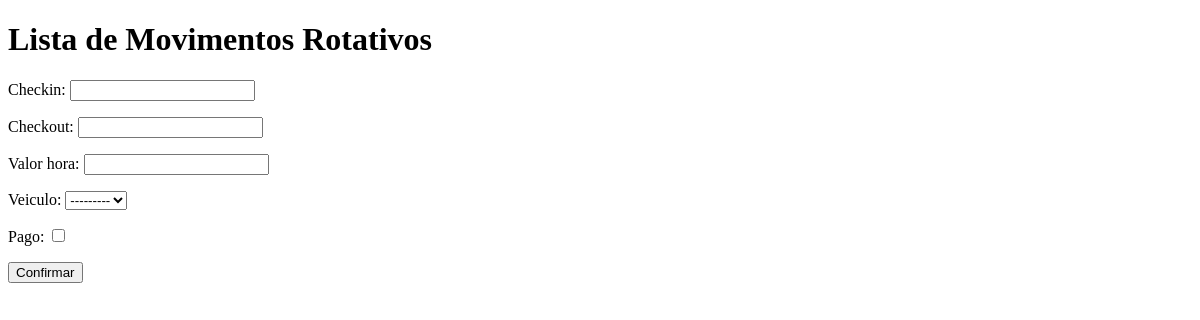
The page /core/mov-rota-list/ on the database as committed earlier.
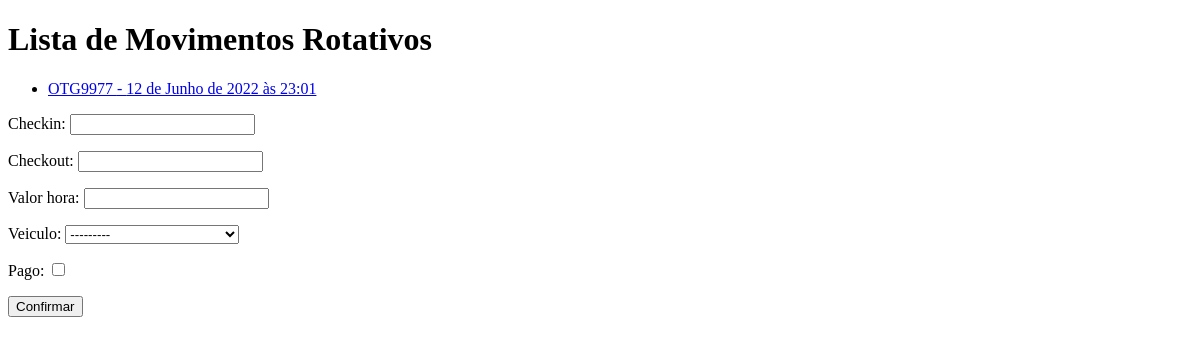
The same page on the database as committed later.
### core/models.py (models this page shows, shortened)
class MovRotativo(models.Model):
    checkin = models.DateTimeField(auto_now=False)
    checkout = models.DateTimeField(auto_now=False, blank=True, null=True)
    valor_hora = models.DecimalField(max_digits=5, decimal_places=2)
    veiculo = models.ForeignKey(Veiculo, on_delete=models.CASCADE)
    pago = models.BooleanField(default=False)

class Veiculo(models.Model):
    marca = models.ForeignKey(Marca, on_delete=models.CASCADE)
    placa = models.CharField(max_length=7)
    proprietario = models.ForeignKey(Pessoa, on_delete=models.CASCADE)
    cor = models.CharField(max_length=15)
    observacoes = models.TextField()
    def __str__(self):
        return self.marca.nome + ' - ' + self.placa

### core/views.py (the view)
# urls.py: path('mov-rota-list/', lista_movrotativos, name='core_lista_movrotativos'),
def lista_movrotativos(request):
    mov_rota = MovRotativo.objects.all()
    form = MovRotativoForm()
    data = {'mov_rota': mov_rota, 'form': form}
    return render(request, 'core/lista_movrotativos.html', data)

### core/forms.py
class MovRotativoForm(ModelForm):
    class Meta:
        model = MovRotativo
        fields = '__all__'

### core/templates/core/lista_movrotativos.html (shortened to what this page needs)
<!DOCTYPE html>
<html lang="en">
<head>
</head>
<body>
<h1>Lista de Movimentos Rotativos</h1>
<ul>
{% for mov in mov_rota %}
    <li> <a href="{% url 'core_movrotativos_update' mov.id %}">{{mov.veiculo.placa}} - {{mov.checkin}}</a> </li>
{%endfor%}
</ul>
<form action="{% url 'core_movrotativos_novo' %}" method="POST">
    {{form.as_p}}
    <button type="submit">Confirmar</button>
</form>
</body>
</html>

Rows that differ between the two databases and show on the page:
added MovRotativo: veiculo.placa "OTG9977", checkin "12 de Junho de 2022 às 23:01"
